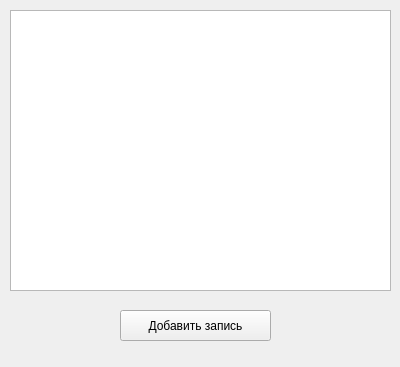
<?xml version="1.0" encoding="UTF-8"?>
<ui version="4.0">
 <class>Form</class>
 <widget class="QWidget" name="Form">
  <property name="geometry">
   <rect>
    <x>0</x>
    <y>0</y>
    <width>400</width>
    <height>367</height>
   </rect>
  </property>
  <property name="windowTitle">
   <string>Form</string>
  </property>
  <widget class="QTableView" name="tableView">
   <property name="geometry">
    <rect>
     <x>10</x>
     <y>10</y>
     <width>381</width>
     <height>281</height>
    </rect>
   </property>
  </widget>
  <widget class="QPushButton" name="pushButton">
   <property name="geometry">
    <rect>
     <x>120</x>
     <y>310</y>
     <width>151</width>
     <height>31</height>
    </rect>
   </property>
   <property name="text">
    <string>Добавить запись</string>
   </property>
  </widget>
 </widget>
 <resources/>
 <connections/>
</ui>
